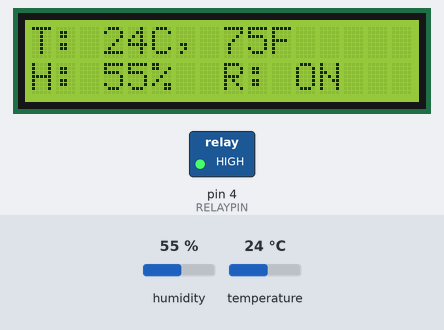
The sketch below on a simulated Arduino Uno, built with avr-gcc and run on an emulated ATmega328P. Shown: 16×2 character LCD, switched loads named in the sketch (green lamp = pin HIGH). The test bench sets the inputs (shaded band); at power-on: humidity 55 %, temperature 24 °C. What the sketch prints to the serial monitor is not drawn.

Above: at 1.2 s.
1.3 s: humidity set to 22 %
At 2.8 s:
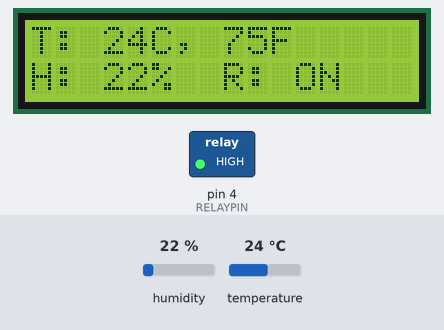
4.0 s: temperature set to 12 °C
At 5.0 s:
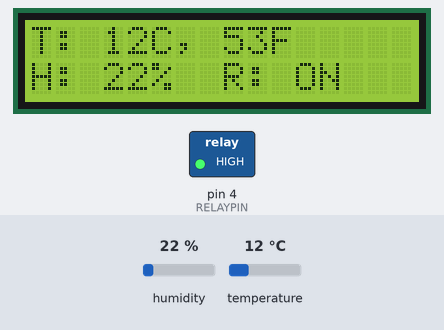
6.7 s: humidity set to 40 %
At 9.3 s:
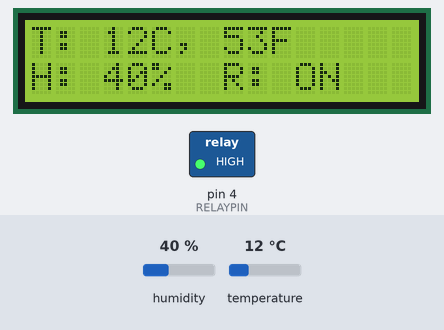
9.8 s: temperature set to 19 °C
At 11.5 s:
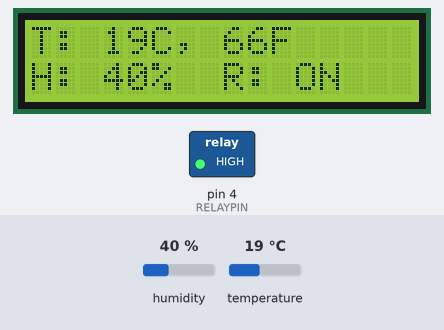
Timing chart, 0 to 13.0 s (numbered marks = the images above; inputs shaded):
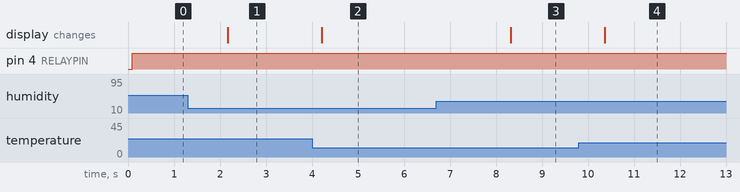

Measured:
- after the input at 1.3 s, the display: changes after 0.87 s (image 1)
- after the input at 4.0 s, the display: changes after 0.22 s (image 2)
- after the input at 6.7 s, the display: changes after 1.6 s (image 3)
- after the input at 9.8 s, the display: changes after 0.57 s (image 4)

The sketch:

dhy.ino
```cpp
#include <Wire.h>
#include <LiquidCrystal_PCF8574.h>
#include <DHT.h>
#include <stdlib.h>

#define RELAYPIN 4
#define DHTPIN 2
#define DHTTYPE DHT11

DHT dht(DHTPIN, DHTTYPE);

LiquidCrystal_PCF8574 lcd(0x27);  // set the LCD address to 0x27 for a 16 chars and 2 line display

void setup()
{
  int error;

  Serial.begin(9600);
  Serial.println("LCD...");

  while (! Serial);

  Serial.println("Dose: check for LCD");

  // See http://playground.arduino.cc/Main/I2cScanner
  Wire.begin();
  Wire.beginTransmission(0x27);
  error = Wire.endTransmission();
  Serial.print("Error: ");
  Serial.print(error);

  if (error == 0) {
    Serial.println(": LCD found.");

  } else {
    Serial.println(": LCD not found.");
  } // if

  lcd.begin(16, 2); // initialize the lcd

  lcd.setBacklight(64);

  dht.begin();

  pinMode(RELAYPIN, OUTPUT);
} // setup()

void loop()
{
  // Reading temperature or humidity takes about 250 milliseconds!
  // Sensor readings may also be up to 2 seconds 'old' (its a very slow sensor)
  float h = dht.readHumidity();
  // Read temperature as Celsius (the default)
  float t = dht.readTemperature();
  float f = dht.readTemperature(true);

  // Check if any reads failed and exit early (to try again).
  if (isnan(h) || isnan(t) || isnan(f)) {
    Serial.println("Failed to read from DHT sensor!");
    return;
  }

  bool on = (t < 45 || h > 50) && (h > 10) && (t < 60);

  digitalWrite(RELAYPIN, on ? HIGH : LOW);

  char buff[100];

  lcd.clear();
  lcd.setCursor(0, 0);

  snprintf(buff, sizeof(buff), "T: %dC, %dF", (int)(t), (int)(f));
  lcd.print(buff);

  snprintf(buff, sizeof(buff), "H: %d%%  R: %s", (int)(h), on ? "ON" : "OFF");
  lcd.setCursor(0, 1);
  lcd.print(buff);


  delay(2000);
} // loop()
```
